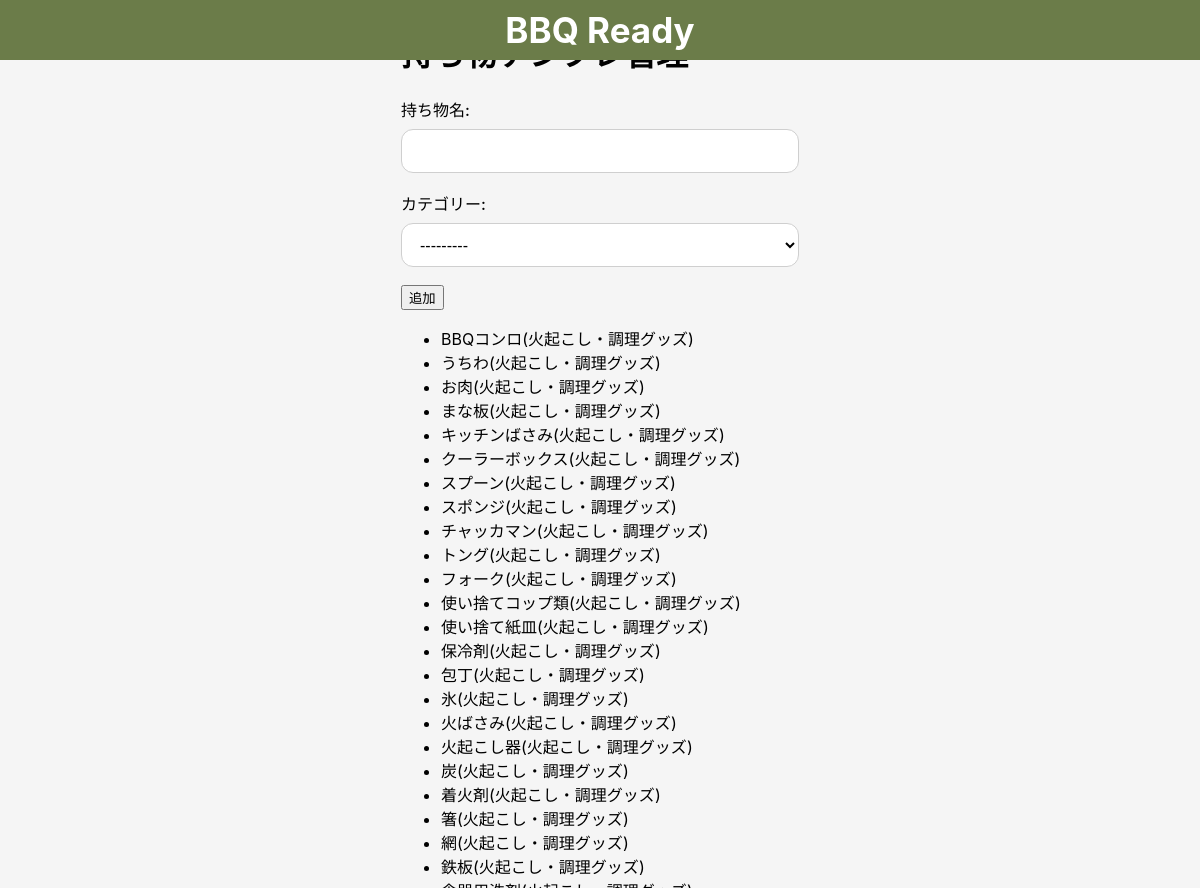
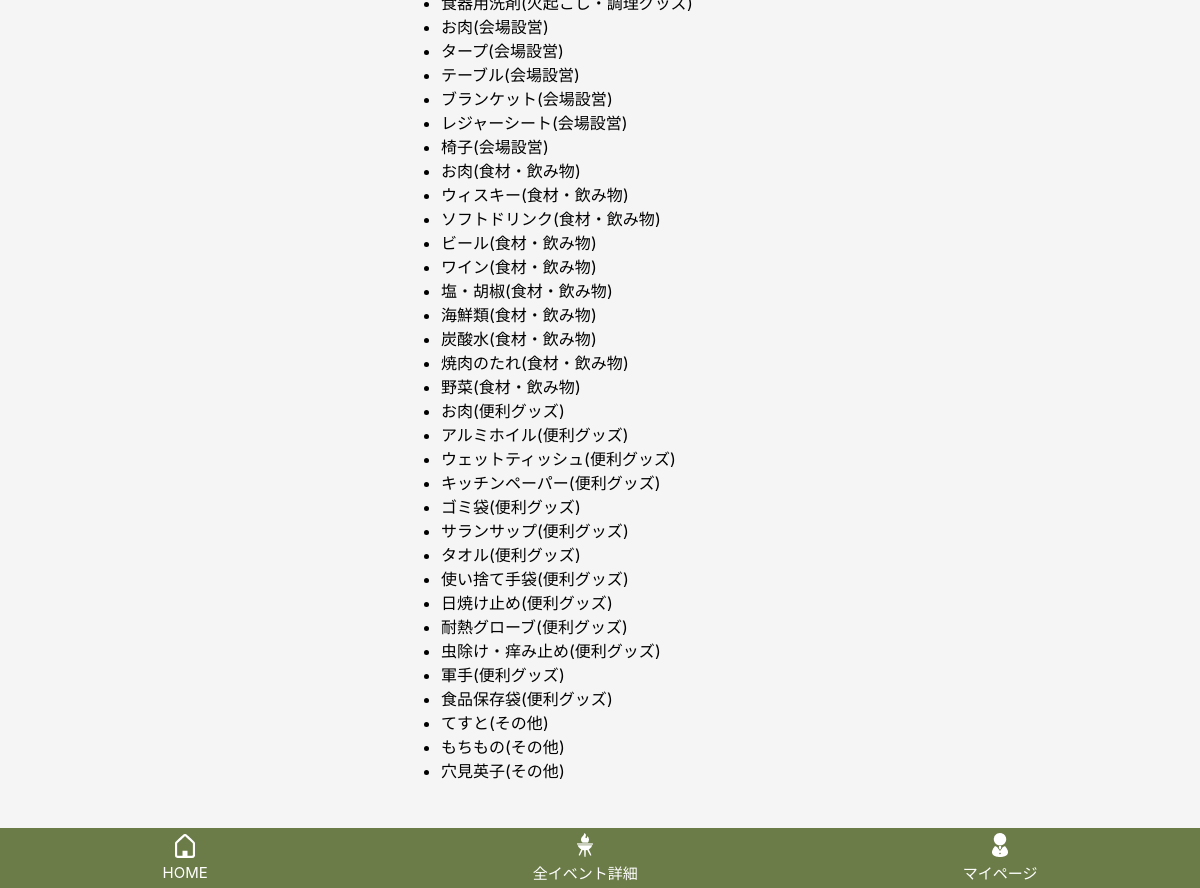
/bbq-items/ (signed in), run on an earlier commit of the app's database (2 pictures, top to bottom).
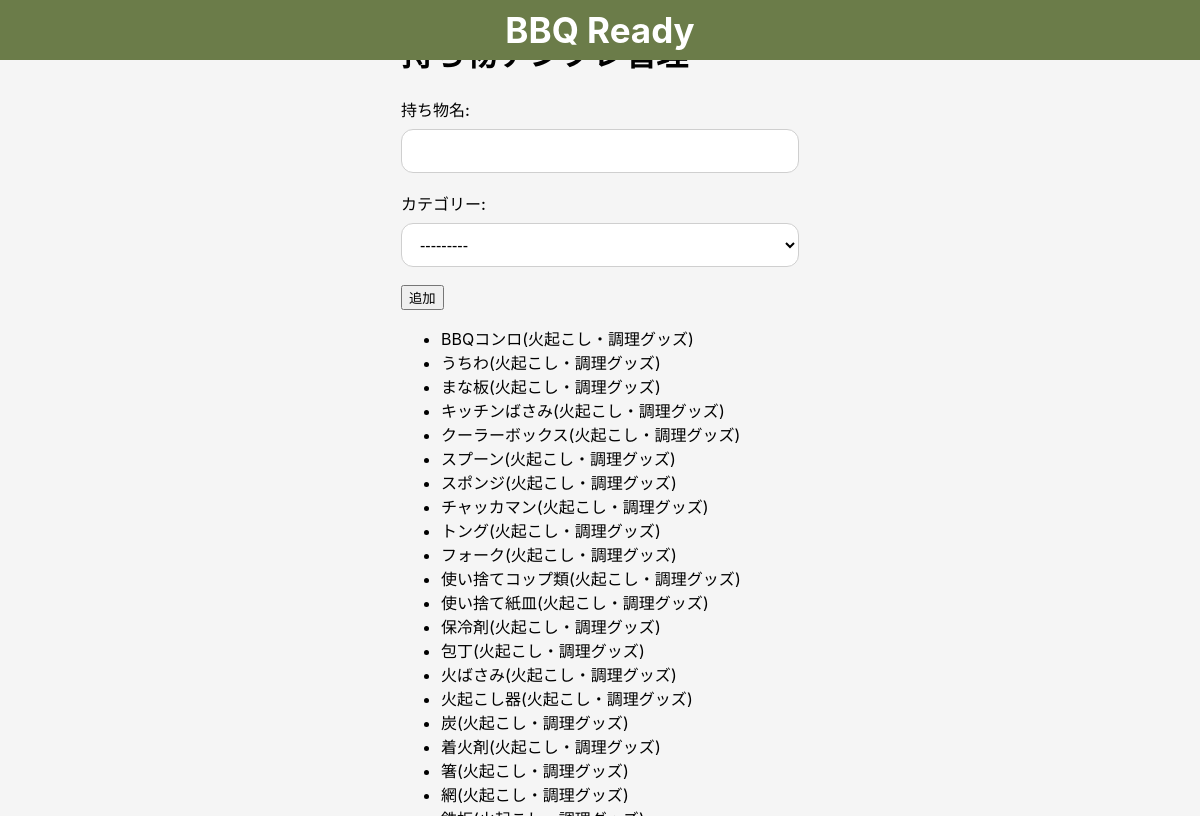
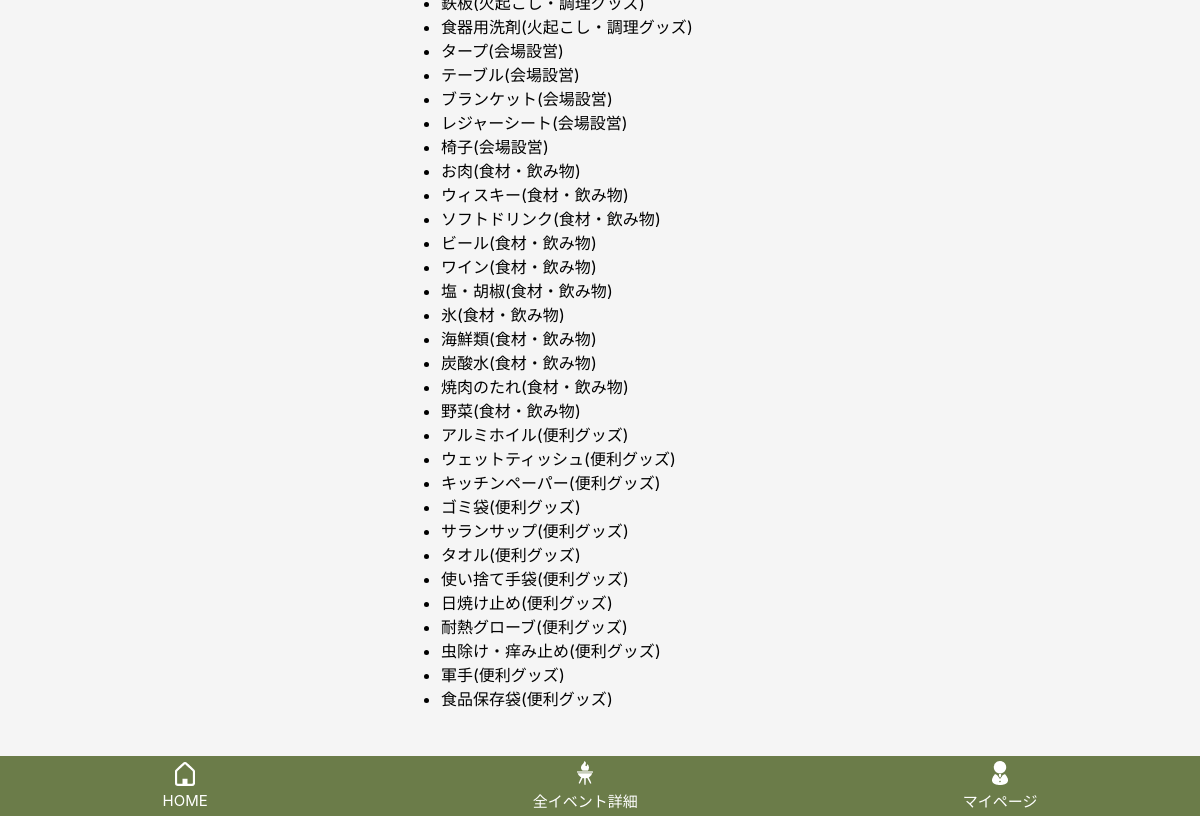
And on a later commit of the database (2 pictures, top to bottom).
### bbq_app/models.py (models this page shows, shortened)
class BbqItem(models.Model):
    class Category(models.IntegerChoices):
        FIRE = 1, "火起こし・調理グッズ"
        PLACE = 2, "会場設営"
        FOOD = 3, "食材・飲み物"
        CONVENIENCE = 4, "便利グッズ"
        OTHER = 5, "その他"
    user = models.ForeignKey(settings.AUTH_USER_MODEL, null=True, blank=True, on_delete=models.CASCADE, related_name="bbq_items")
    name = models.CharField("持ち物名", max_length=50)
    category = models.IntegerField(choices=Category.choices)
    created_at = models.DateTimeField(auto_now_add=True)
    updated_at = models.DateTimeField(auto_now=True)

### bbq_app/views.py (the view)
# urls.py: path("bbq-items/", views.bbq_item_list_create, name="bbq_item_list_create"),
@login_required
def bbq_item_list_create(request):
    items = BbqItem.objects.filter(
        Q(user=request.user) | Q(user__isnull=True)
    ).order_by("category", "name")
    if request.method == "POST":
        form = BbqItemForm(request.POST)
        if form.is_valid():
            name = form.cleaned_data["name"].strip()
            exists = BbqItem.objects.filter(
                Q(user=request.user) | Q(user__isnull=True),
                name__iexact=name
            ).exists()
            if exists:
                messages.warning(request, "この持ち物は既に登録されています。")
            else:
                bbq_item = form.save(commit=False)
                bbq_item.user = request.user
                bbq_item.save()
                messages.success(request, "持ち物を登録しました。")
            return redirect("bbq_item_list_create")
    else:
        form = BbqItemForm()
    return render(
        request,
        "bbq_app/bbqitem_list_create.html",
        {"items": items, "form": form}
    )

### bbq_app/forms.py
class BbqItemForm(forms.ModelForm):
    class Meta:
        model = BbqItem
        fields = ["name", "category"]
        labels = {
            "name": "持ち物名",
            "category": "カテゴリー",
        }

### bbq_app/templates/bbq_app/bbqitem_list_create.html (shortened to what this page needs)
{% extends "bbq_app/base.html" %}
{% block header %}
  {% include "bbq_app/partials/event_header.html" %}
{% endblock %}
{% block content %}
<h1>持ち物テンプレ管理</h1>
<form method="post">
    {{ form.as_p }}
    <button type="submit">追加</button>
</form>
<ul>
{% for item in items %}
    <li>
        {{ item.name }}({{ item.get_category_display }})
    </li>
{% empty %}
    <li>テンプレ持ち物はまだありません</li>
{% endfor %}
</ul>
{% endblock %}

### bbq_app/templates/bbq_app/base.html (shortened to what this page needs)
{% load static %}
<!DOCTYPE html>
<html lang="ja">
<head>
    <link rel="stylesheet" href="{% static 'bbq_app/css/style.css' %}">
</head>
<body>
    {% block header %}{% endblock %}
    <main class="main-content">
    {% block content %}{% endblock %}
    </main>
    {% block footer %}
        {% include "bbq_app/partials/footer_nav.html" %}
    {% endblock %}
</body>
</html>

### bbq_app/templates/bbq_app/partials/event_header.html (shortened to what this page needs)
{% load static %}
{% include "bbq_app/partials/top_bar.html" %}

### bbq_app/templates/bbq_app/partials/top_bar.html
<header class="top-bar">
    <div class="top-bar__title">BBQ Ready</div>
</header>

### bbq_app/templates/bbq_app/partials/footer_nav.html
{% load static %}
<div class="footer-nav">
    <a href="{% url 'home' %}">
        <img src="{% static 'bbq_app/images/home.png' %}" width="24">
        <span>HOME</span>
    </a>
    <a href="{% url 'event_list' %}">
        <img src="{% static 'bbq_app/images/events.png' %}" width="24">
        <span>全イベント詳細</span>
    </a>
    <a href="{% url 'mypage' %}">
        <img src="{% static 'bbq_app/images/mypage.png' %}" width="24">
        <span>マイページ</span>
    </a>
</div>

### bbq_app/static/bbq_app/css/style.css (style rules this page uses)
body { margin: 0; background: #f5f5f5; font-family: -apple-system, BlinkMacSystemFont, "Helvetica Neue", sans-serif; }
.main-content { max-width: 430px; margin: 0 auto; padding: 80px 16px 90px; box-sizing: border-box; padding-top: 8px; }
.main-content form p { margin-bottom: 18px; }
.main-content form label { display: block; width: auto; font-weight: 500; margin-bottom: 8px; }
.main-content form input, .main-content form textarea, .main-content form select { width: 100%; max-width: 100%; box-sizing: border-box; }
.main-content input, .main-content select, .main-content textarea { height: 44px; padding: 10px 12px; font-size: 16px; box-sizing: border-box; }
.main-content input[type="text"], .main-content input[type="datetime-local"] { width: 100%; min-height: 44px; height: 44px; padding: 0 14px; font-size: 16px; border-radius: 12px; border: 1px solid #cfcfcf; box-sizing: border-box; background: white; appearance: none; -webkit-appearance: none; line-height: 44px; }
.top-bar { position: fixed; top: 0; left: 0; width: 100%; height: 60px; background: #6b7c49; display: flex; align-items: center; justify-content: center; z-index: 1000; color: white; }
.top-bar__title { font-size: 35px; font-weight: bold; }
.footer-nav { position: fixed; bottom: 0; left: 0; width: 100%; height: 60px; background: #6b7c49; display: flex; justify-content: space-around; align-items: center; }
.footer-nav a { text-decoration: none; color: white; display: flex; flex-direction: column; align-items: center; font-size: 15px; }
.footer-nav img { margin-bottom: 5px; }
.main-content input[type="text"], .main-content input[type="datetime-local"], .main-content input[type="date"], .main-content input[type="time"], .main-content input[type="datetime-local"], .main-content textarea, .main-content select { padding: 12px 14px; font-size: 16px; border-radius: 12px; border: 1px solid #cfcfcf; box-sizing: border-box; min-height: 44px; background: white; }

What changed in the data, as far as the page shows it:
removed BbqItem: name "お肉", category "火起こし・調理グッズ"
removed BbqItem: name "氷", category "火起こし・調理グッズ"
removed BbqItem: name "お肉", category "会場設営"
removed BbqItem: name "お肉", category "便利グッズ"
removed BbqItem: name "てすと", category "その他"
removed BbqItem: name "もちもの", category "その他"
removed BbqItem: name "穴見英子", category "その他"
added BbqItem: name "氷", category "食材・飲み物"
